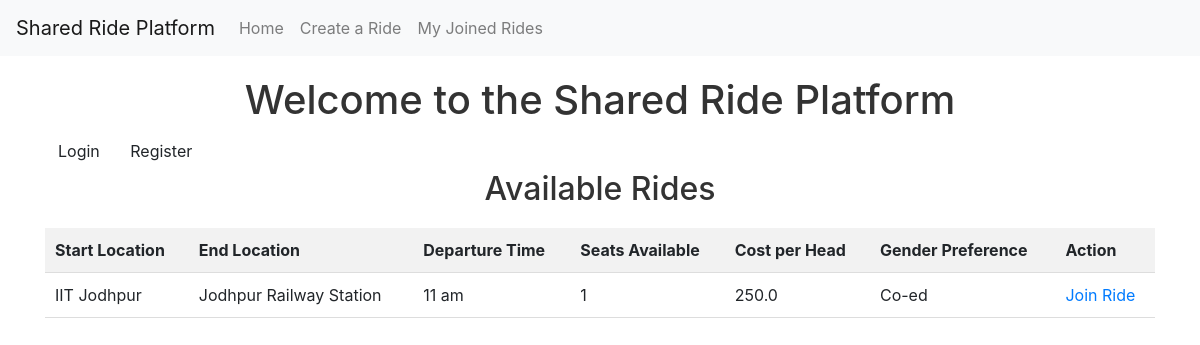
Page /home on the earlier database version.
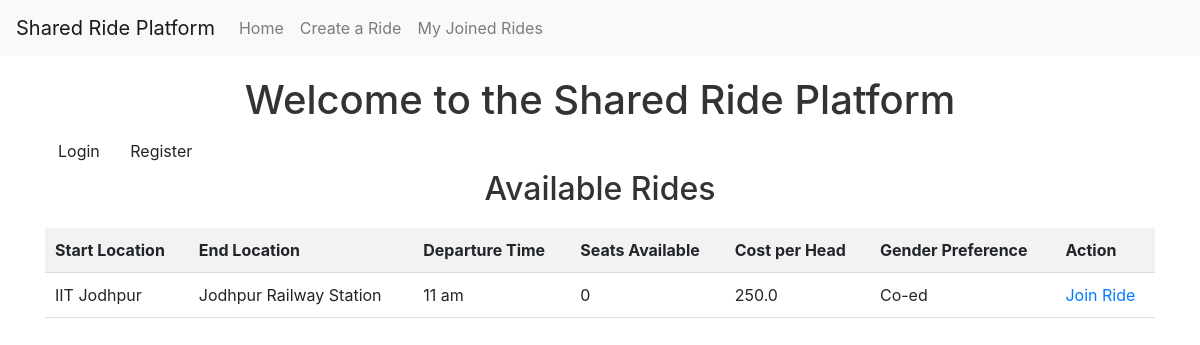
Same page on the later database version.
### models.py (models this page shows)
class Ride(db.Model):
    id = db.Column(db.Integer, primary_key=True)
    start_location = db.Column(db.String(255), nullable=False)
    end_location = db.Column(db.String(255), nullable=False)
    meetup_point = db.Column(db.String(255), nullable=False)
    departure_time = db.Column(db.String(20), nullable=False)
    available_seats = db.Column(db.Integer, nullable=False)
    cost_per_head = db.Column(db.Float, nullable=False)
    gender_preference = db.Column(db.String(10), nullable=False)  # 'male', 'female', 'co-ed'
    author_id = db.Column(db.Integer, db.ForeignKey('user.id'), nullable=False)  # Ensure 'user.id' matches the User model

### routes.py (the view)
@app.route('/')
@app.route('/home')
def home():
    if current_user.is_authenticated:
        if current_user.gender == 'male':
            rides = Ride.query.filter((Ride.gender_preference == 'male') | (Ride.gender_preference == 'co-ed')).all()
        elif current_user.gender == 'female':
            rides = Ride.query.filter((Ride.gender_preference == 'female') | (Ride.gender_preference == 'co-ed')).all()
    else:
        rides = Ride.query.filter_by(gender_preference='co-ed').all()
    return render_template('index.html', rides=rides)

### app.py (called while the page is built)
@app.before_request
def create_tables():
    from models import User, Ride  # Import here to avoid circular import
    db.create_all()  # Create tables when the app first runs

### templates/index.html (shortened to what this page needs)
{% extends 'base.html' %}
{% block body %}
<div class="container">
    <h1>Welcome to the Shared Ride Platform</h1>
    {% if current_user.is_authenticated %}
    <a href="{{ url_for('new_ride') }}" class="btn">Post a Ride</a>
    <a href="{{ url_for('logout') }}" class="btn">Logout</a>
    {% else %}
    <a href="{{ url_for('login') }}" class="btn">Login</a>
    <a href="{{ url_for('register') }}" class="btn">Register</a>
    {% endif %}
    <h2>Available Rides</h2>
    <table>
        <tr>
            <th>Start Location</th>
            <th>End Location</th>
            <th>Departure Time</th>
            <th>Seats Available</th>
            <th>Cost per Head</th>
            <th>Gender Preference</th>
            <th>Action</th>
        </tr>
        {% for ride in rides %}
        <tr>
            <td>{{ ride.start_location }}</td>
            <td>{{ ride.end_location }}</td>
            <td>{{ ride.departure_time }}</td>
            <td>{{ ride.available_seats }}</td>
            <td>{{ ride.cost_per_head }}</td>
            <td>{{ ride.gender_preference|capitalize }}</td>
            <td><a href="{{ url_for('join_ride', ride_id=ride.id) }}">Join Ride</a></td>
        </tr>
        {% endfor %}
    </table>
    {% endblock %}

### templates/base.html (shortened to what this page needs)
<!DOCTYPE html>
<html lang="en">
<head>
    <link rel="stylesheet" href="{{ url_for('static', filename='styles.css') }}">
    <link href="https://stackpath.bootstrapcdn.com/bootstrap/4.5.2/css/bootstrap.min.css" rel="stylesheet">
</head>
<body>
    <nav class="navbar navbar-expand-lg navbar-light bg-light">
        <a class="navbar-brand" href="#">Shared Ride Platform</a>
        <div class="collapse navbar-collapse">
            <ul class="navbar-nav mr-auto">
                <li class="nav-item">
                    <a class="nav-link" href="/">Home</a>
                </li>
                <li class="nav-item">
                    <a class="nav-link" href='/ride/new'>Create a Ride</a>
                </li>
                <li class="nav-item">
                    <a class="nav-link" href="/joined_rides">My Joined Rides</a>
                </li>
            </ul>
        </div>
    </nav>
    {% block body %}{% endblock %}
</body>
</html>

### static/styles.css (style rules this page uses)
body { font-family: Arial, sans-serif; background-color: #f4f4f4; margin: 0; padding: 0; box-sizing: border-box; }
h1, h2 { text-align: center; color: #333; }
.container { width: 80%; margin: 20px auto; }
button, .btn { background-color: #5cb85c; color: white; padding: 10px 20px; border: none; border-radius: 4px; cursor: pointer; font-size: 16px; }
a { color: #337ab7; text-decoration: none; }
table { width: 100%; border-collapse: collapse; margin-top: 20px; }
table th, table td { padding: 10px; text-align: left; border-bottom: 1px solid #ddd; }
table th { background-color: #f2f2f2; }

Differences in the rows shown:
changed Ride "IIT Jodhpur": available_seats "1" → "0"
